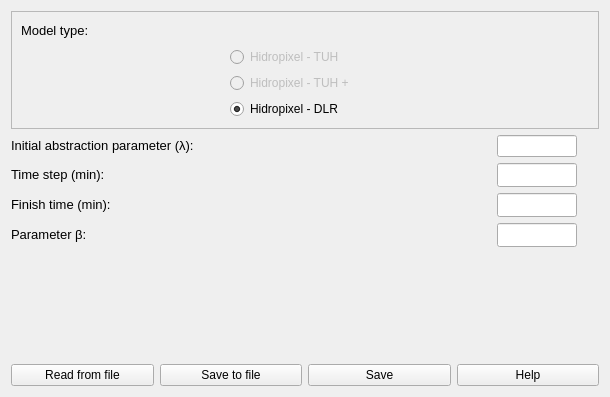
              <widget class="QWidget" name="scrollAreaWidgetContents">
               <property name="geometry">
                <rect>
                 <x>0</x>
                 <y>0</y>
                 <width>610</width>
                 <height>397</height>
                </rect>
               </property>
               <layout class="QGridLayout" name="gridLayout_6">
                <item row="4" column="0">
                 <layout class="QGridLayout" name="gridLayout_36">
                  <item row="0" column="1">
                   <widget class="QLineEdit" name="le_5_pg1">
                    <property name="minimumSize">
                     <size>
                      <width>80</width>
                      <height>24</height>
                     </size>
                    </property>
                    <property name="maximumSize">
                     <size>
                      <width>80</width>
                      <height>24</height>
                     </size>
                    </property>
                   </widget>
                  </item>
                  <item row="0" column="2">
                   <widget class="QLabel" name="label_13">
                    <property name="sizePolicy">
                     <sizepolicy hsizetype="Preferred" vsizetype="Preferred">
                      <horstretch>0</horstretch>
                      <verstretch>0</verstretch>
                     </sizepolicy>
                    </property>
                    <property name="minimumSize">
                     <size>
                      <width>16</width>
                      <height>16</height>
                     </size>
                    </property>
                    <property name="maximumSize">
                     <size>
                      <width>16</width>
                      <height>16</height>
                     </size>
                    </property>
                    <property name="toolTip">
                     <string>&lt;html&gt;&lt;head/&gt;&lt;body&gt;&lt;p&gt;&lt;br/&gt;&lt;/p&gt;&lt;/body&gt;&lt;/html&gt;</string>
                    </property>
                    <property name="whatsThis">
                     <string>&lt;html&gt;&lt;head/&gt;&lt;body&gt;&lt;p&gt;Add the description or function of the object&lt;/p&gt;&lt;/body&gt;&lt;/html&gt;</string>
                    </property>
                    <property name="text">
                     <string/>
                    </property>
                    <property name="pixmap">
                     <pixmap>tip_icon.png</pixmap>
                    </property>
                   </widget>
                  </item>
                  <item row="0" column="0">
                   <widget class="QLabel" name="label_7">
                    <property name="text">
                     <string>&lt;html&gt;&lt;head/&gt;&lt;body&gt;&lt;p align=&quot;justify&quot;&gt;&lt;span style=&quot; font-size:10pt; color:#000000;&quot;&gt;Parameter β:&lt;/span&gt;&lt;/p&gt;&lt;/body&gt;&lt;/html&gt;</string>
                    </property>
                   </widget>
                  </item>
                 </layout>
                </item>
                <item row="2" column="0">
                 <layout class="QGridLayout" name="gridLayout_5">
                  <item row="0" column="2">
                   <widget class="QLabel" name="label_12">
                    <property name="sizePolicy">
                     <sizepolicy hsizetype="Preferred" vsizetype="Preferred">
                      <horstretch>0</horstretch>
                      <verstretch>0</verstretch>
                     </sizepolicy>
                    </property>
                    <property name="minimumSize">
                     <size>
                      <width>16</width>
                      <height>16</height>
                     </size>
                    </property>
                    <property name="maximumSize">
                     <size>
                      <width>16</width>
                      <height>16</height>
                     </size>
                    </property>
                    <property name="toolTip">
                     <string>&lt;html&gt;&lt;head/&gt;&lt;body&gt;&lt;p&gt;&lt;br/&gt;&lt;/p&gt;&lt;/body&gt;&lt;/html&gt;</string>
                    </property>
                    <property name="whatsThis">
                     <string>&lt;html&gt;&lt;head/&gt;&lt;body&gt;&lt;p&gt;Add the description or function of the object&lt;/p&gt;&lt;/body&gt;&lt;/html&gt;</string>
                    </property>
                    <property name="text">
                     <string/>
                    </property>
                    <property name="pixmap">
                     <pixmap>tip_icon.png</pixmap>
                    </property>
                   </widget>
                  </item>
                  <item row="0" column="1">
                   <widget class="QLineEdit" name="le_2_pg1">
                    <property name="minimumSize">
                     <size>
                      <width>80</width>
                      <height>24</height>
                     </size>
                    </property>
                    <property name="maximumSize">
                     <size>
                      <width>80</width>
                      <height>24</height>
                     </size>
                    </property>
                   </widget>
                  </item>
                  <item row="0" column="0">
                   <widget class="QLabel" name="label_3">
                    <property name="text">
                     <string>&lt;html&gt;&lt;head/&gt;&lt;body&gt;&lt;p align=&quot;justify&quot;&gt;&lt;span style=&quot; font-size:10pt;&quot;&gt;Time step (min):&lt;/span&gt;&lt;/p&gt;&lt;/body&gt;&lt;/html&gt;</string>
                    </property>
                   </widget>
                  </item>
                 </layout>
                </item>
                <item row="6" column="0">
                 <layout class="QHBoxLayout" name="horizontalLayout_11">
                  <property name="spacing">
                   <number>6</number>
                  </property>
                  <item>
                   <widget class="QPushButton" name="btn_read_pg1">
                    <property name="text">
                     <string>Read from file</string>
                    </property>
                   </widget>
                  </item>
                  <item>
                   <widget class="QPushButton" name="btn_save_file_pg1">
                    <property name="text">
                     <string>Save to file</string>
                    </property>
                   </widget>
                  </item>
                  <item>
                   <widget class="QPushButton" name="btn_save_pg1">
                    <property name="text">
                     <string>Save</string>
                    </property>
                   </widget>
                  </item>
                  <item>
                   <widget class="QPushButton" name="btn_help_pg1">
                    <property name="text">
                     <string>Help</string>
                    </property>
                   </widget>
                  </item>
                 </layout>
                </item>
                <item row="1" column="0">
                 <layout class="QGridLayout" name="gridLayout_9">
                  <item row="0" column="2">
                   <widget class="QLabel" name="label_11">
                    <property name="sizePolicy">
                     <sizepolicy hsizetype="Preferred" vsizetype="Preferred">
                      <horstretch>0</horstretch>
                      <verstretch>0</verstretch>
                     </sizepolicy>
                    </property>
                    <property name="minimumSize">
                     <size>
                      <width>16</width>
                      <height>16</height>
                     </size>
                    </property>
                    <property name="maximumSize">
                     <size>
                      <width>16</width>
                      <height>16</height>
                     </size>
                    </property>
                    <property name="toolTip">
                     <string>&lt;html&gt;&lt;head/&gt;&lt;body&gt;&lt;p align=&quot;justify&quot;&gt;&lt;br/&gt;&lt;/p&gt;&lt;/body&gt;&lt;/html&gt;</string>
                    </property>
                    <property name="text">
                     <string/>
                    </property>
                    <property name="pixmap">
                     <pixmap>tip_icon.png</pixmap>
                    </property>
                   </widget>
                  </item>
                  <item row="0" column="1">
                   <widget class="QLineEdit" name="le_1_pg1">
                    <property name="maximumSize">
                     <size>
                      <width>80</width>
                      <height>24</height>
                     </size>
                    </property>
                    <property name="text">
                     <string/>
                    </property>
                   </widget>
                  </item>
                  <item row="0" column="0">
                   <widget class="QLabel" name="label_2">
                    <property name="text">
                     <string>&lt;html&gt;&lt;head/&gt;&lt;body&gt;&lt;p align=&quot;justify&quot;&gt;&lt;span style=&quot; font-size:10pt;&quot;&gt;Initial abstraction parameter (λ):&lt;/span&gt;&lt;/p&gt;&lt;/body&gt;&lt;/html&gt;</string>
                    </property>
                   </widget>
                  </item>
                 </layout>
                </item>
                <item row="5" column="0">
                 <spacer name="verticalSpacer_2">
                  <property name="orientation">
                   <enum>Qt::Vertical</enum>
                  </property>
                  <property name="sizeHint" stdset="0">
                   <size>
                    <width>20</width>
                    <height>40</height>
                   </size>
                  </property>
                 </spacer>
                </item>
                <item row="0" column="0">
                 <widget class="QFrame" name="frame">
                  <property name="sizePolicy">
                   <sizepolicy hsizetype="Expanding" vsizetype="Minimum">
                    <horstretch>0</horstretch>
                    <verstretch>0</verstretch>
                   </sizepolicy>
                  </property>
                  <property name="minimumSize">
                   <size>
                    <width>0</width>
                    <height>0</height>
                   </size>
                  </property>
                  <property name="frameShape">
                   <enum>QFrame::StyledPanel</enum>
                  </property>
                  <property name="frameShadow">
                   <enum>QFrame::Raised</enum>
                  </property>
                  <layout class="QGridLayout" name="gridLayout_8">
                   <item row="0" column="0">
                    <layout class="QVBoxLayout" name="verticalLayout_9">
                     <item>
                      <widget class="QLabel" name="label_4">
                       <property name="sizePolicy">
                        <sizepolicy hsizetype="Expanding" vsizetype="Minimum">
                         <horstretch>0</horstretch>
                         <verstretch>0</verstretch>
                        </sizepolicy>
                       </property>
                       <property name="minimumSize">
                        <size>
                         <width>20</width>
                         <height>20</height>
                        </size>
                       </property>
                       <property name="text">
                        <string>&lt;html&gt;&lt;head/&gt;&lt;body&gt;&lt;p align=&quot;justify&quot;&gt;&lt;span style=&quot; font-size:10pt;&quot;&gt;Model type:&lt;/span&gt;&lt;/p&gt;&lt;/body&gt;&lt;/html&gt;</string>
                       </property>
                      </widget>
                     </item>
                     <item>
                      <layout class="QGridLayout" name="gridLayout">
                       <item row="0" column="0">
                        <spacer name="horizontalSpacer_2">
                         <property name="orientation">
                          <enum>Qt::Horizontal</enum>
                         </property>
                         <property name="sizeHint" stdset="0">
                          <size>
                           <width>40</width>
                           <height>20</height>
                          </size>
                         </property>
                        </spacer>
                       </item>
                       <item row="0" column="2">
                        <layout class="QVBoxLayout" name="verticalLayout_4" stretch="0,0,0">
                         <property name="spacing">
                          <number>6</number>
                         </property>
                         <property name="sizeConstraint">
                          <enum>QLayout::SetNoConstraint</enum>
                         </property>
                         <property name="leftMargin">
                          <number>0</number>
                         </property>
                         <item>
                          <widget class="QLabel" name="label_14">
                           <property name="enabled">
                            <bool>false</bool>
                           </property>
                           <property name="sizePolicy">
                            <sizepolicy hsizetype="Expanding" vsizetype="Preferred">
                             <horstretch>0</horstretch>
                             <verstretch>0</verstretch>
                            </sizepolicy>
                           </property>
                           <property name="minimumSize">
                            <size>
                             <width>16</width>
                             <height>16</height>
                            </size>
                           </property>
                           <property name="maximumSize">
                            <size>
                             <width>16</width>
                             <height>16</height>
                            </size>
                           </property>
                           <property name="toolTip">
                            <string>&lt;html&gt;&lt;head/&gt;&lt;body&gt;&lt;p&gt;&lt;br/&gt;&lt;/p&gt;&lt;/body&gt;&lt;/html&gt;</string>
                           </property>
                           <property name="whatsThis">
                            <string>&lt;html&gt;&lt;head/&gt;&lt;body&gt;&lt;p&gt;Add the description or function of the object&lt;/p&gt;&lt;/body&gt;&lt;/html&gt;</string>
                           </property>
                           <property name="text">
                            <string/>
                           </property>
                           <property name="pixmap">
                            <pixmap>tip_icon.png</pixmap>
                           </property>
                          </widget>
                         </item>
                         <item>
                          <widget class="QLabel" name="label_15">
                           <property name="enabled">
                            <bool>false</bool>
                           </property>
                           <property name="sizePolicy">
                            <sizepolicy hsizetype="Preferred" vsizetype="Preferred">
                             <horstretch>0</horstretch>
                             <verstretch>0</verstretch>
                            </sizepolicy>
                           </property>
                           <property name="minimumSize">
                            <size>
                             <width>16</width>
                             <height>16</height>
                            </size>
                           </property>
                           <property name="maximumSize">
                            <size>
                             <width>16</width>
                             <height>16</height>
                            </size>
                           </property>
                           <property name="toolTip">
                            <string>&lt;html&gt;&lt;head/&gt;&lt;body&gt;&lt;p&gt;&lt;br/&gt;&lt;/p&gt;&lt;/body&gt;&lt;/html&gt;</string>
                           </property>
                           <property name="whatsThis">
                            <string>&lt;html&gt;&lt;head/&gt;&lt;body&gt;&lt;p&gt;Add the description or function of the object&lt;/p&gt;&lt;/body&gt;&lt;/html&gt;</string>
                           </property>
                           <property name="text">
                            <string/>
                           </property>
                           <property name="pixmap">
                            <pixmap>tip_icon.png</pixmap>
                           </property>
                          </widget>
                         </item>
                         <item>
                          <widget class="QLabel" name="label_16">
                           <property name="sizePolicy">
                            <sizepolicy hsizetype="Preferred" vsizetype="Preferred">
                             <horstretch>0</horstretch>
                             <verstretch>0</verstretch>
                            </sizepolicy>
                           </property>
                           <property name="minimumSize">
                            <size>
                             <width>16</width>
                             <height>16</height>
                            </size>
                           </property>
                           <property name="maximumSize">
                            <size>
                             <width>16</width>
                             <height>16</height>
                            </size>
                           </property>
                           <property name="toolTip">
                            <string>&lt;html&gt;&lt;head/&gt;&lt;body&gt;&lt;p&gt;&lt;br/&gt;&lt;/p&gt;&lt;/body&gt;&lt;/html&gt;</string>
                           </property>
                           <property name="whatsThis">
                            <string>&lt;html&gt;&lt;head/&gt;&lt;body&gt;&lt;p&gt;Add the description or function of the object&lt;/p&gt;&lt;/body&gt;&lt;/html&gt;</string>
                           </property>
                           <property name="text">
                            <string/>
                           </property>
                           <property name="pixmap">
                            <pixmap>tip_icon.png</pixmap>
                           </property>
                          </widget>
                         </item>
                        </layout>
                       </item>
                       <item row="0" column="1">
                        <layout class="QVBoxLayout" name="verticalLayout_7">
                         <item>
                          <widget class="QRadioButton" name="rb_1_pg1">
                           <property name="enabled">
                            <bool>false</bool>
                           </property>
                           <property name="text">
                            <string>Hidropixel - TUH</string>
                           </property>
                          </widget>
                         </item>
                         <item>
                          <widget class="QRadioButton" name="rb_2_pg1">
                           <property name="enabled">
                            <bool>false</bool>
                           </property>
                           <property name="sizePolicy">
                            <sizepolicy hsizetype="Fixed" vsizetype="Fixed">
                             <horstretch>0</horstretch>
                             <verstretch>0</verstretch>
                            </sizepolicy>
                           </property>
                           <property name="minimumSize">
                            <size>
                             <width>128</width>
                             <height>0</height>
                            </size>
                           </property>
                           <property name="text">
                            <string>Hidropixel - TUH +</string>
                           </property>
                          </widget>
                         </item>
                         <item>
                          <widget class="QRadioButton" name="rb_3_pg1">
                           <property name="text">
                            <string>Hidropixel - DLR</string>
                           </property>
                           <property name="checked">
                            <bool>true</bool>
                           </property>
                          </widget>
                         </item>
                        </layout>
                       </item>
                       <item row="0" column="4">
                        <spacer name="horizontalSpacer_4">
                         <property name="orientation">
                          <enum>Qt::Horizontal</enum>
                         </property>
                         <property name="sizeHint" stdset="0">
                          <size>
                           <width>40</width>
                           <height>20</height>
                          </size>
                         </property>
                        </spacer>
                       </item>
                      </layout>
                     </item>
                    </layout>
                   </item>
                  </layout>
                 </widget>
                </item>
                <item row="3" column="0">
                 <layout class="QGridLayout" name="gridLayout_39">
                  <item row="0" column="2">
                   <widget class="QLabel" name="label_18">
                    <property name="sizePolicy">
                     <sizepolicy hsizetype="Preferred" vsizetype="Preferred">
                      <horstretch>0</horstretch>
                      <verstretch>0</verstretch>
                     </sizepolicy>
                    </property>
                    <property name="minimumSize">
                     <size>
                      <width>16</width>
                      <height>16</height>
                     </size>
                    </property>
                    <property name="maximumSize">
                     <size>
                      <width>16</width>
                      <height>16</height>
                     </size>
                    </property>
                    <property name="toolTip">
                     <string>&lt;html&gt;&lt;head/&gt;&lt;body&gt;&lt;p&gt;&lt;br/&gt;&lt;/p&gt;&lt;/body&gt;&lt;/html&gt;</string>
                    </property>
                    <property name="whatsThis">
                     <string>&lt;html&gt;&lt;head/&gt;&lt;body&gt;&lt;p&gt;Add the description or function of the object&lt;/p&gt;&lt;/body&gt;&lt;/html&gt;</string>
                    </property>
                    <property name="text">
                     <string/>
                    </property>
                    <property name="pixmap">
                     <pixmap>tip_icon.png</pixmap>
                    </property>
                   </widget>
                  </item>
                  <item row="0" column="1">
                   <widget class="QLineEdit" name="le_4_pg1">
                    <property name="minimumSize">
                     <size>
                      <width>80</width>
                      <height>24</height>
                     </size>
                    </property>
                    <property name="maximumSize">
                     <size>
                      <width>80</width>
                      <height>24</height>
                     </size>
                    </property>
                   </widget>
                  </item>
                  <item row="0" column="0">
                   <widget class="QLabel" name="label_9">
                    <property name="text">
                     <string>&lt;html&gt;&lt;head/&gt;&lt;body&gt;&lt;p align=&quot;justify&quot;&gt;&lt;span style=&quot; font-size:10pt;&quot;&gt;Finish time (min):&lt;/span&gt;&lt;/p&gt;&lt;/body&gt;&lt;/html&gt;</string>
                    </property>
                   </widget>
                  </item>
                 </layout>
                </item>
               </layout>
              </widget>
